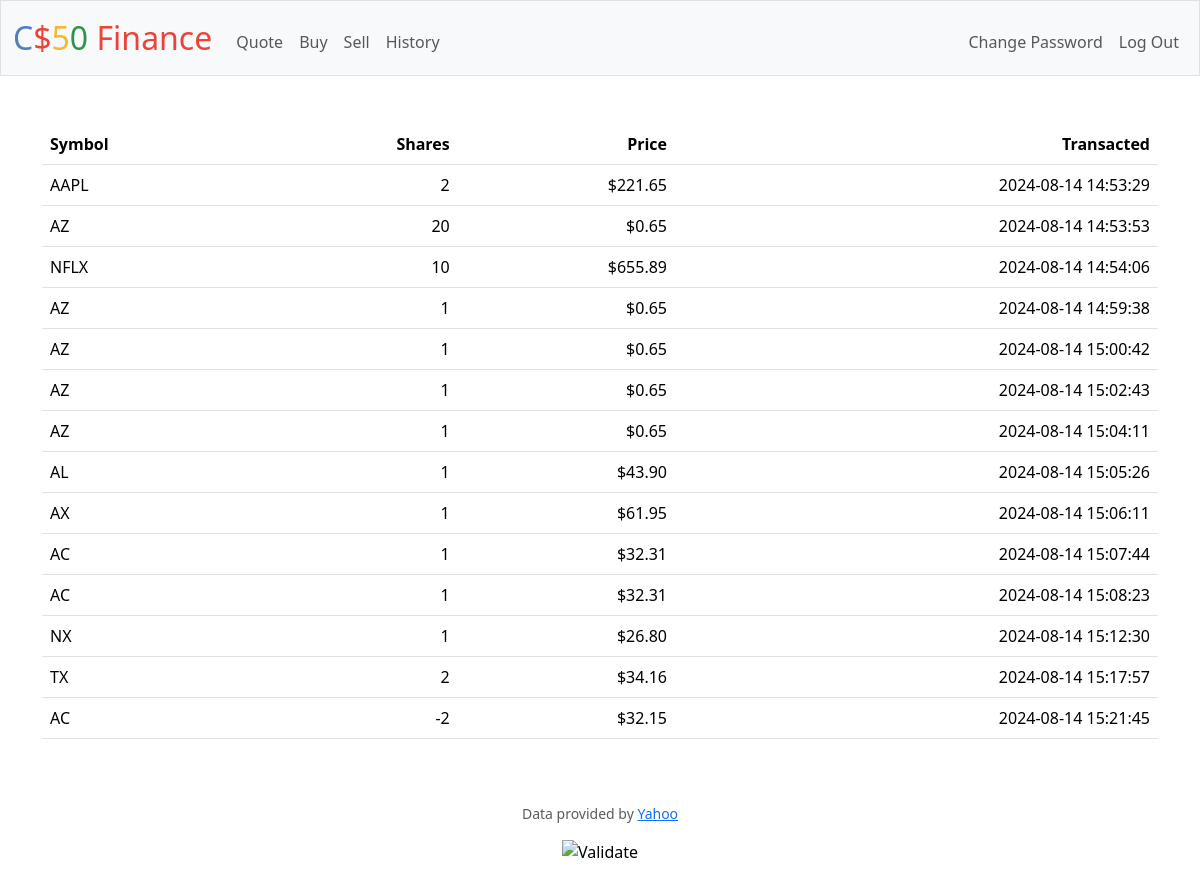
Screenshot of /history (signed in) with the database file from the repository.
### tables this page shows
CREATE TABLE 'shares' ('share_id' INTEGER PRIMARY KEY NOT NULL, 'user_id' INTEGER,'symbol' TEXT, 'shares' INTEGER,'price' NUMERIC, 'date' DATETIME DEFAULT CURRENT_TIMESTAMP,'currentprice' NUMERIC);

### app.py (the view)
@app.route("/history")
@login_required
def history():
    history = db.execute("SELECT symbol, shares, price, date FROM shares where user_id = ? ORDER BY date", session["user_id"])
    return render_template("history.html", history = history)

### app.py (called while the page is built)
@app.after_request
def after_request(response):
    response.headers["Cache-Control"] = "no-cache, no-store, must-revalidate"
    response.headers["Expires"] = 0
    response.headers["Pragma"] = "no-cache"
    return response

### helpers.py (called while the page is built)
def login_required(f):
    @wraps(f)
    def decorated_function(*args, **kwargs):
        if session.get("user_id") is None:
            return redirect("/login")
        return f(*args, **kwargs)
    return decorated_function

def usd(value):
    return f"${value:,.2f}"

### templates/history.html (shortened to what this page needs)
{% extends "layout.html" %}
{% block main %}
<table class="table">
    <thead>
        <tr>
            <th class="text-start">Symbol</th>
            <th class="text-end">Shares</th>
            <th class="text-end">Price</th>
            <th class="text-end">Transacted</th>
        </tr>
    </thead>
    <tbody>
        {% for history in history %}
            <tr>
                <td class="text-start">{{ history.symbol }}</td>
                <td class="text-end">{{ history.shares }}</td>
                <td class="text-end">{{ history.price | usd }}</td>
                <td class="text-end">{{ history.date }}</td>
            </tr>
            {% endfor %}
    </tbody>
</table>
{% endblock %}

### rows the page displays
shares: symbol "AAPL", shares "2", price "$221.65", date "2024-08-14 14:53:29"
shares: symbol "AZ", shares "20", price "$0.65", date "2024-08-14 14:53:53"
shares: symbol "NFLX", shares "10", price "$655.89", date "2024-08-14 14:54:06"
shares: symbol "AZ", shares "1", price "$0.65", date "2024-08-14 14:59:38"
shares: symbol "AZ", shares "1", price "$0.65", date "2024-08-14 15:00:42"
shares: symbol "AZ", shares "1", price "$0.65", date "2024-08-14 15:02:43"
shares: symbol "AZ", shares "1", price "$0.65", date "2024-08-14 15:04:11"
shares: symbol "AL", shares "1", price "$43.90", date "2024-08-14 15:05:26"
shares: symbol "AX", shares "1", price "$61.95", date "2024-08-14 15:06:11"
shares: symbol "AC", shares "1", price "$32.31", date "2024-08-14 15:07:44"
shares: symbol "AC", shares "1", price "$32.31", date "2024-08-14 15:08:23"
shares: symbol "NX", shares "1", price "$26.80", date "2024-08-14 15:12:30"
shares: symbol "TX", shares "2", price "$34.16", date "2024-08-14 15:17:57"
shares: symbol "AC", shares "-2", price "$32.15", date "2024-08-14 15:21:45"
